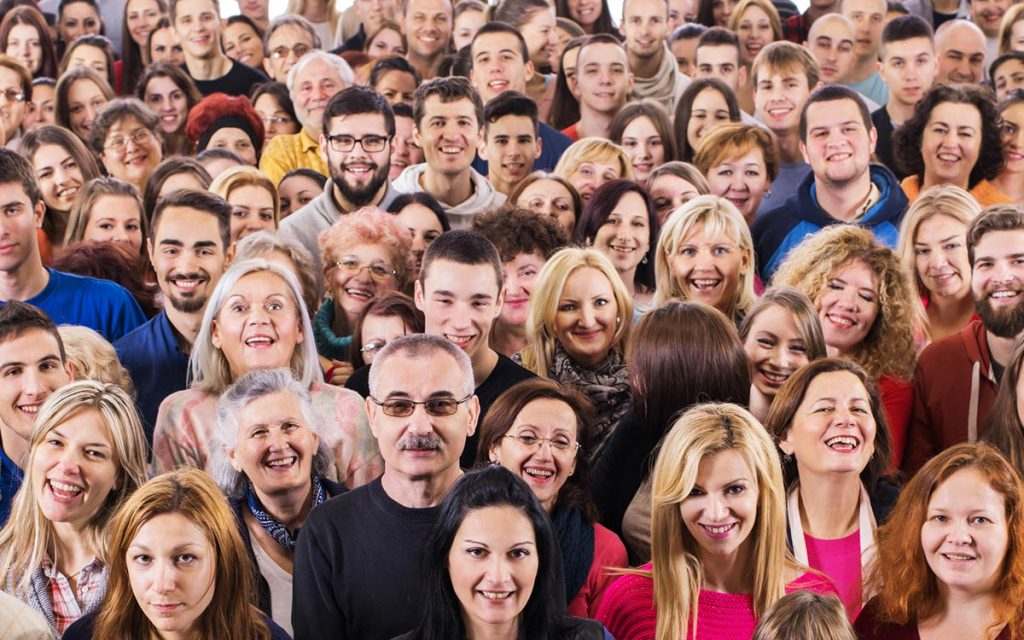
#> input picture Face Recognition by Image/test_img.jpg, 1024 x 640 px
$ python face_recog_by_img.py
#> lines starting #> are read from the running program, lines starting #| are printed output that depends on the picture; after the words box and inside, x2 and y2 are one past the last pixel; in counts of white or black regions, pixels touching at a corner belong together
import cv2
from random import randrange

face_cascade = cv2.CascadeClassifier('haarcascade_frontalface_default.xml')

img = cv2.imread('test_img.jpg')
#> img is the input picture: shape (640, 1024, 3); mean B, G, R 104.2, 112.6, 150.3

gray = cv2.cvtColor(img, cv2.COLOR_BGR2GRAY)
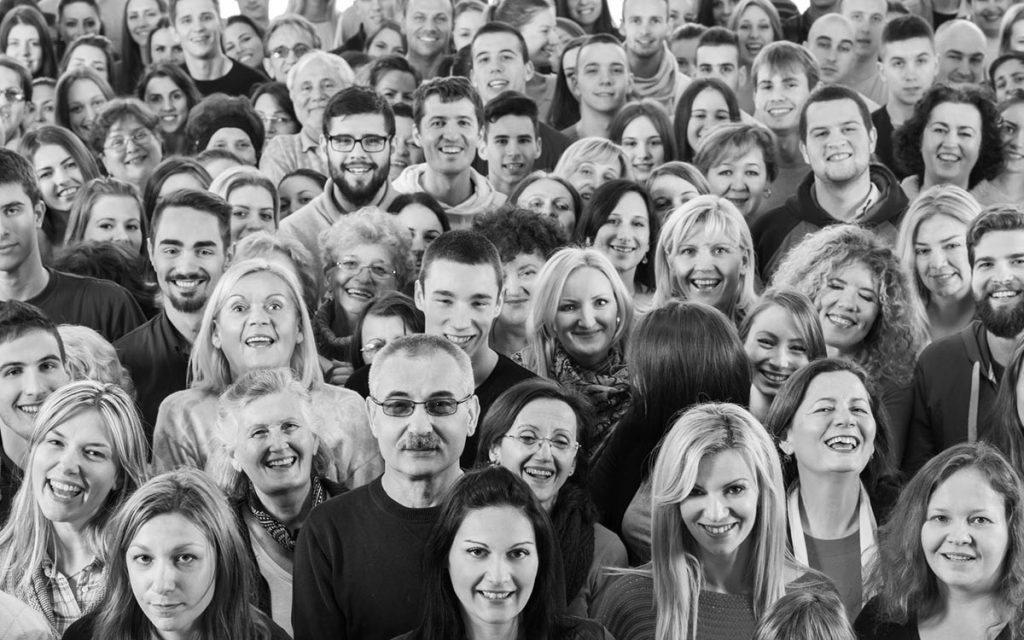
#> gray: shape (640, 1024); min 0, max 255, mean 122.9

faces = face_cascade.detectMultiScale(gray, 1.1, 4)
#> faces = 53 rows, first 6: [123, 1, 38, 38], [731, 9, 48, 48], [2, 26, 46, 46], [145, 31, 49, 49], [139, 77, 53, 53], [16, 89, 49, 49]

for(x,y,w,h) in faces:
    cv2.rectangle(img, (x,y), (x+w, y+h),(randrange(256),randrange(256),randrange(256)), 2)
#> this loop made 53 passes
#> (x, y, w, h) on passes 1 to 12: (123, 1, 38, 38), (731, 9, 48, 48), (2, 26, 46, 46), (145, 31, 49, 49), (139, 77, 53, 53), (16, 89, 49, 49), (172, 1, 50, 50), (404, 1, 50, 50), (613, 121, 58, 58), (878, 36, 66, 66), (288, 65, 55, 55), (678, 93, 58, 58)
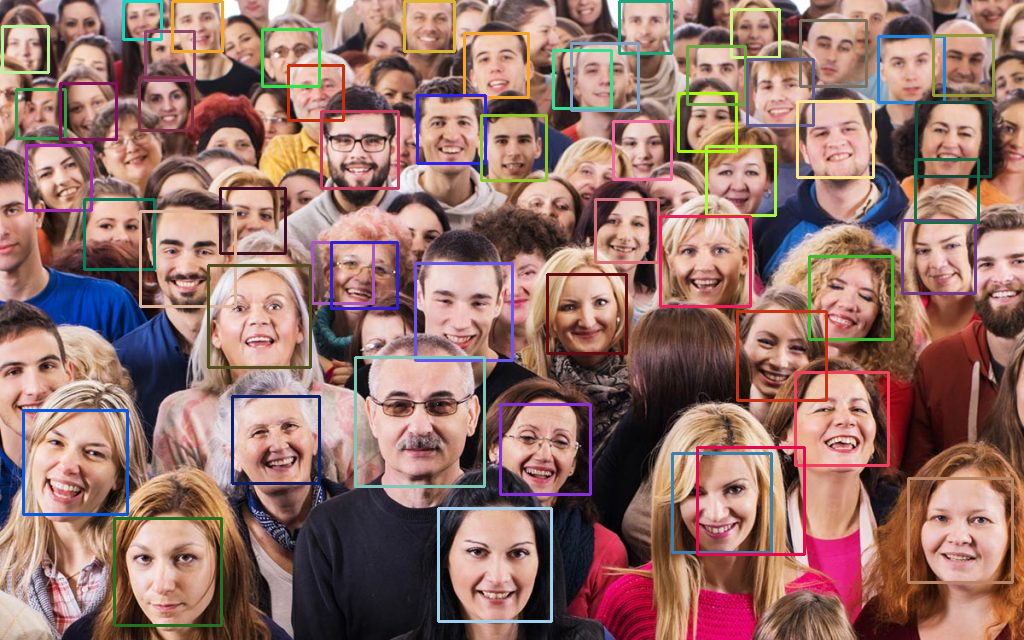
#> img: shape (640, 1024, 3); 6.82% of pixels changed, all inside (x1, y1, x2, y2) = (1, 0, 1014, 627)

cv2.imshow('img', img)
cv2.waitKey()
